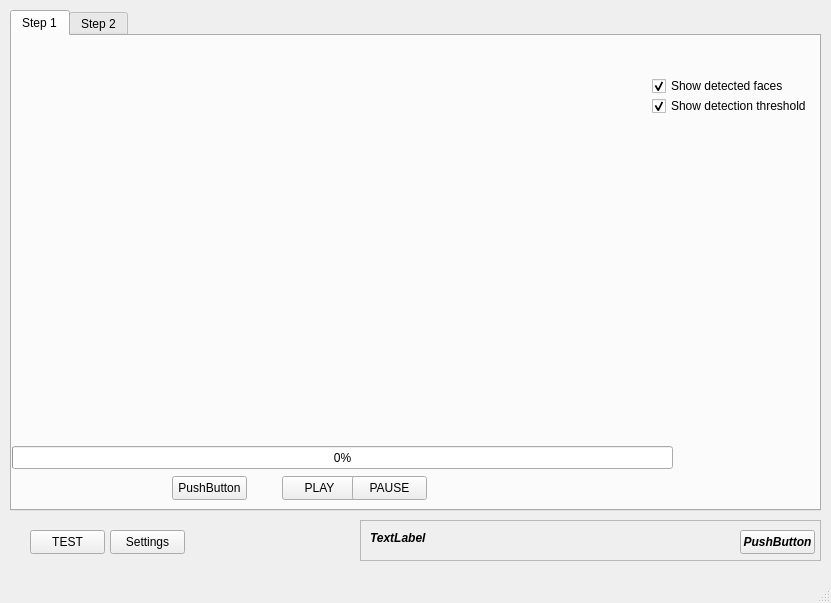
<?xml version="1.0" encoding="UTF-8"?>
<ui version="4.0">
 <class>AIWake_UI</class>
 <widget class="QMainWindow" name="AIWake_UI">
  <property name="geometry">
   <rect>
    <x>0</x>
    <y>0</y>
    <width>831</width>
    <height>603</height>
   </rect>
  </property>
  <property name="sizePolicy">
   <sizepolicy hsizetype="Preferred" vsizetype="Preferred">
    <horstretch>0</horstretch>
    <verstretch>0</verstretch>
   </sizepolicy>
  </property>
  <property name="windowTitle">
   <string>AIWake_UI</string>
  </property>
  <widget class="QWidget" name="centralwidget">
   <widget class="QPushButton" name="bt1">
    <property name="geometry">
     <rect>
      <x>30</x>
      <y>530</y>
      <width>75</width>
      <height>24</height>
     </rect>
    </property>
    <property name="text">
     <string>TEST</string>
    </property>
   </widget>
   <widget class="QTabWidget" name="processTabView">
    <property name="enabled">
     <bool>true</bool>
    </property>
    <property name="geometry">
     <rect>
      <x>10</x>
      <y>10</y>
      <width>811</width>
      <height>501</height>
     </rect>
    </property>
    <property name="currentIndex">
     <number>0</number>
    </property>
    <widget class="QWidget" name="step1Tab">
     <attribute name="title">
      <string>Step 1</string>
     </attribute>
     <widget class="QCheckBox" name="showBoxesCb">
      <property name="geometry">
       <rect>
        <x>640</x>
        <y>60</y>
        <width>161</width>
        <height>20</height>
       </rect>
      </property>
      <property name="text">
       <string>Show detection threshold</string>
      </property>
      <property name="checked">
       <bool>true</bool>
      </property>
     </widget>
     <widget class="QLabel" name="step1Video">
      <property name="geometry">
       <rect>
        <x>0</x>
        <y>0</y>
        <width>621</width>
        <height>411</height>
       </rect>
      </property>
      <property name="text">
       <string/>
      </property>
      <property name="scaledContents">
       <bool>true</bool>
      </property>
     </widget>
     <widget class="QPushButton" name="pushButton_2">
      <property name="geometry">
       <rect>
        <x>160</x>
        <y>440</y>
        <width>75</width>
        <height>24</height>
       </rect>
      </property>
      <property name="text">
       <string>PushButton</string>
      </property>
     </widget>
     <widget class="QPushButton" name="playBt">
      <property name="geometry">
       <rect>
        <x>270</x>
        <y>440</y>
        <width>75</width>
        <height>24</height>
       </rect>
      </property>
      <property name="text">
       <string>PLAY</string>
      </property>
     </widget>
     <widget class="QPushButton" name="pauseBt">
      <property name="geometry">
       <rect>
        <x>340</x>
        <y>440</y>
        <width>75</width>
        <height>24</height>
       </rect>
      </property>
      <property name="text">
       <string>PAUSE</string>
      </property>
     </widget>
     <widget class="QProgressBar" name="step1Pb">
      <property name="geometry">
       <rect>
        <x>0</x>
        <y>410</y>
        <width>661</width>
        <height>23</height>
       </rect>
      </property>
      <property name="value">
       <number>0</number>
      </property>
     </widget>
     <widget class="QCheckBox" name="showDetailedCb">
      <property name="geometry">
       <rect>
        <x>640</x>
        <y>40</y>
        <width>161</width>
        <height>20</height>
       </rect>
      </property>
      <property name="text">
       <string>Show detected faces</string>
      </property>
      <property name="checked">
       <bool>true</bool>
      </property>
     </widget>
    </widget>
    <widget class="QWidget" name="step2Tab">
     <attribute name="title">
      <string>Step 2</string>
     </attribute>
    </widget>
   </widget>
   <widget class="QFrame" name="frame">
    <property name="geometry">
     <rect>
      <x>360</x>
      <y>520</y>
      <width>461</width>
      <height>41</height>
     </rect>
    </property>
    <property name="font">
     <font>
      <italic>true</italic>
      <bold>true</bold>
     </font>
    </property>
    <property name="frameShape">
     <enum>QFrame::StyledPanel</enum>
    </property>
    <property name="frameShadow">
     <enum>QFrame::Raised</enum>
    </property>
    <widget class="QLabel" name="infoL">
     <property name="geometry">
      <rect>
       <x>10</x>
       <y>10</y>
       <width>181</width>
       <height>16</height>
      </rect>
     </property>
     <property name="text">
      <string>TextLabel</string>
     </property>
    </widget>
    <widget class="QPushButton" name="infoBt">
     <property name="geometry">
      <rect>
       <x>380</x>
       <y>10</y>
       <width>75</width>
       <height>24</height>
      </rect>
     </property>
     <property name="text">
      <string>PushButton</string>
     </property>
    </widget>
   </widget>
   <widget class="QPushButton" name="settingsBt">
    <property name="geometry">
     <rect>
      <x>110</x>
      <y>530</y>
      <width>75</width>
      <height>24</height>
     </rect>
    </property>
    <property name="text">
     <string>Settings</string>
    </property>
   </widget>
  </widget>
  <widget class="QMenuBar" name="menubar">
   <property name="geometry">
    <rect>
     <x>0</x>
     <y>0</y>
     <width>831</width>
     <height>22</height>
    </rect>
   </property>
  </widget>
  <widget class="QStatusBar" name="statusbar"/>
 </widget>
 <resources/>
 <connections/>
</ui>
